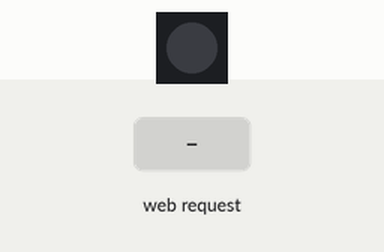
Recording of a sketch running on a simulated ESP32. On the bench: 1 RGB LEDs in strip order, left to right. The test bench sets the inputs (shaded band). WiFi joins after 1.5 s; servers stay silent unless stated; what the sketch prints to the serial monitor is not drawn.

Above: at 2.7 s.
2.8 s: HTTP request GET /red received
At 3.6 s:
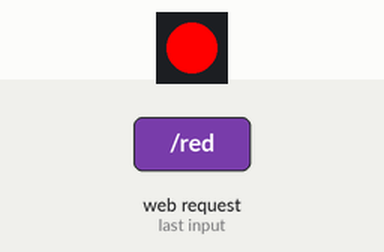
4.3 s: HTTP request GET /red received
At 4.7 s:
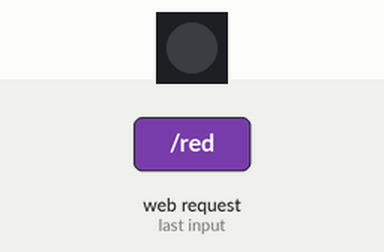
Timing chart, 0 to 7.3 s (numbered marks = the images above; inputs shaded):
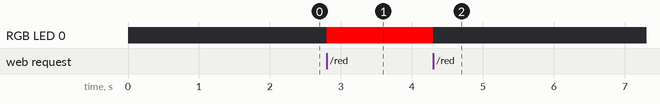

The sketch:

work1.ino
```cpp
#include <WiFi.h>
#include <WebServer.h>
#include <ESPmDNS.h>
#include <FastLED.h>

const char *ssid = "PeckamWebserver";
const char *password = "webserver22";

#define deviceName "esp32"

WebServer server(80);

#define NUM_LEDS 1
#define DATA_PIN 16
CRGB leds[NUM_LEDS];

bool redLedON = false;
bool greenLedON = false;
bool blueLedON = false;

void handleRoot() {
  server.send(200, "text/plain", "hello from esp32!");
}

void handleToggleRed() {
  redLedON = !redLedON;
  if(redLedON) leds[0].red = 255;
  else leds[0].red = 0;
  FastLED.show();
  server.send(200, "text/plain", redLedON ? "Red LED ON" : "Red LED OFF");
}

void handleToggleGreen() {}

void handleToggleBlue() {}

void handleNotFound() {
  server.send(404, "text/plain", "File Not Found");
}

void setup(void) {
  FastLED.addLeds<NEOPIXEL, DATA_PIN>(leds, NUM_LEDS);  // GRB ordering is assumed
  Serial.begin(115200);
  WiFi.mode(WIFI_STA);
  WiFi.begin(ssid, password);
  Serial.println("");

  // Wait for connection
  while (WiFi.status() != WL_CONNECTED) {
    delay(500);
    Serial.print(".");
  }
  Serial.println("");
  Serial.print("Connected to ");
  Serial.println(ssid);
  Serial.print("IP address: ");
  Serial.println(WiFi.localIP());

  if (MDNS.begin(deviceName)) {
    Serial.println("MDNS responder started");
  }

  server.on("/", handleRoot);
  server.on("/red", handleToggleRed);
  server.on("/blue", handleToggleBlue);
  server.on("/green", handleToggleGreen);

  server.on("/inline", []() {
    server.send(200, "text/plain", "this works as well");
  });

  server.onNotFound(handleNotFound);

  server.begin();
  Serial.println("HTTP server started");
}

void loop(void) {
  server.handleClient();
  delay(2);  //allow the cpu to switch to other tasks
}
```

Measured:
- after the input at 2.8 s, RGB LED 0: off → RGB(255, 0, 0) at once
- after the input at 4.3 s, RGB LED 0: RGB(255, 0, 0) → off at once
